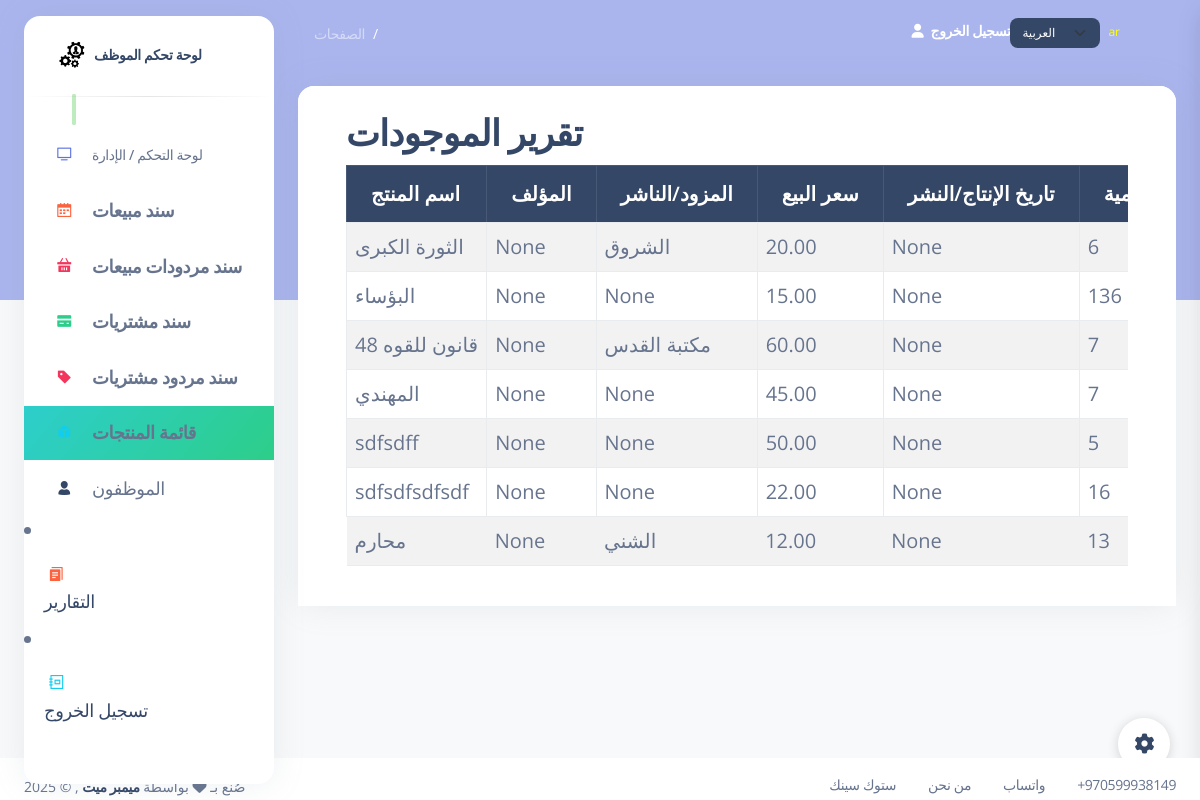
Before: /stock_products_report/ with the older database file.
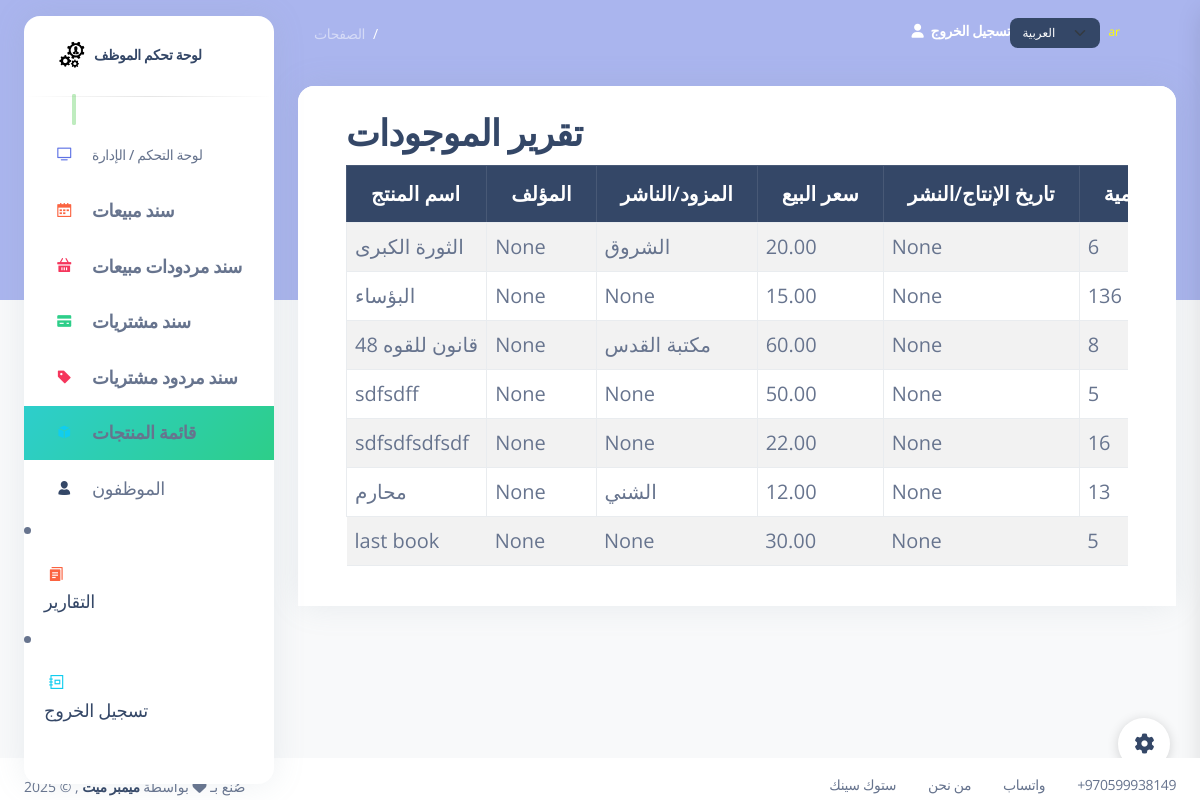
After: the same page with the newer database file.
### my_app/models.py (models this page shows, shortened)
class Product(models.Model):
    product_name = models.CharField(max_length=255)
    quantity = models.IntegerField(default=0)
    purchasing_price = models.DecimalField(max_digits=6, decimal_places=2)
    sale_price = models.DecimalField(max_digits=6, decimal_places=2, null=True, blank=True)
    category = models.CharField(max_length=100, blank=True, null=True)
    expiry_date = models.DateField(blank=True, null=True)
    isbn = models.CharField(max_length=32, unique=True)
    production_date = models.DateField(blank=True, null=True)
    author = models.CharField(max_length=255, blank=True, null=True)
    supplier = models.CharField(max_length=255, blank=True, null=True)#publisher
    employee = models.ForeignKey(Employee, related_name="products", on_delete=models.CASCADE, null=True, blank=True)
    created_at = models.DateTimeField(auto_now_add=True)
    updated_at = models.DateTimeField(auto_now=True)
    objects = ProductManager()

### my_app/views.py (the view)
# urls.py: path('stock_products_report/', views.stock_products_report, name='stock_products_report'),
def stock_products_report(request):
    products = models.Product.objects.filter(quantity__gt=0)
    context = {
        'products': products,
    }
    return render(request, 'stock_products_report.html', context)

### my_app/templates/stock_products_report.html (shortened to what this page needs)
{% extends 'layouts/base.html' %}
{% load i18n %}
{% block content %}
  <div class="card" id="printableTable">
    <div class="card-header">
        <div class="container">
            <h2>{% trans "Stock Products Report" %}</h2>
            <div class="table-responsive p-0">
            <table class="table table-striped table-bordered">
                <thead class="table-dark">
                    <tr>
                        <th>{% trans "Product Name" %}</th>
                        <th>{% trans "Author" %}</th>
                        <th>{% trans "Supplier/Publisher" %}</th>
                        <th>{% trans "Sale Price" %}</th>
                        <th>{% trans "Production Date" %}</th>
                        <th>{% trans "Quantity" %}</th>
                    </tr>
                </thead>
                <tbody>
                    {% for product in products %}
                    <tr>
                        <td>{{ product.product_name }}</td>
                        <td>{{ product.author }}</td>
                        <td>{{ product.supplier }}</td>
                        <td>{{ product.sale_price }}</td>
                        <td>{{ product.production_date }}</td>
                        <td>{{ product.quantity }}</td>
                    </tr>
                    {% endfor %}
                </tbody>
            </table>
        </div>
    </div>
  </div>
</div>
{% endblock %}

### my_app/templates/layouts/base.html (shortened to what this page needs)
<!DOCTYPE html>
<html lang="en">
{% load static %}
{% load i18n %}
<head>
        <link href="https://cdnjs.cloudflare.com/ajax/libs/font-awesome/6.5.1/css/all.min.css" rel="stylesheet" />
    <link href="{% static 'css/nucleo-icons.css'%}" rel="stylesheet" />
    <link href="{% static 'css/nucleo-svg.css'%}" rel="stylesheet" />
    <link href="https://cdnjs.cloudflare.com/ajax/libs/font-awesome/6.5.1/css/all.min.css" rel="stylesheet" />
    <link href="{% static 'css/nucleo-svg.css'%}" rel="stylesheet" />
    <link id="pagestyle" href="{% static 'css/argon-dashboard.css' %}" rel="stylesheet" />
    <nonscript><link rel="stylesheet" href="{% static 'css/argon-dashboard.css' %}"></nonscript>
    <link rel="stylesheet" href="{% static 'css/style.css' %}">
    </head>
    <body class="g-sidenav-show   bg-gray-100">
        {% include 'includes/aside.html' %}
        <main class="main-content position-relative border-radius-lg ">
            <nav class="navbar navbar-main navbar-expand-lg px-0 mx-4 shadow-none border-radius-xl " id="navbarBlur" data-scroll="false">
                <div class="container-fluid py-1 px-3">
                    <nav aria-label="breadcrumb">
                    <ol class="breadcrumb bg-transparent mb-0 pb-0 pt-1 px-0 me-sm-6 me-5">
                        <li class="breadcrumb-item text-sm"><a class="opacity-5 text-white" href="javascript:;">{% trans "Pages" %}</a></li>
                        <li class="breadcrumb-item text-sm text-white active" aria-current="page"> {% block page_name %}{% endblock %}</li>
                    </ol>
                    </nav>
                        {% include 'includes/navigation_main.html' %}
                </div>
            </nav>
            <div class="container-fluid py-4">
                {% block content %}{% endblock content %}
            </div>
        </main>
        {% include 'includes/fixed-plugin.html' %}
                {% include 'includes/footer.html' %}
</body>
</html>

### my_app/templates/includes/aside.html (shortened to what this page needs)
{% load static %}
{% load i18n %}
<aside class="sidenav bg-white navbar navbar-vertical navbar-expand-xs border-0 border-radius-xl my-3 fixed-start ms-4 " id="sidenav-main">
    <div class="sidenav-header">
        <a class="navbar-brand m-0" target="_blank">
        <img src="{% static 'img/logo.PNG' %}" class="navbar-brand-img h-100" alt="main_logo">
    <span class="ms-1 font-weight-bold">{% trans "Employee Dashboard" %}</span>
        </a>
        <hr class="horizontal dark mt-0">
    </div>
            <span class="nav-link-text ms-5">
                <b class="message_success" >{{employee.first_name}} {{employee.last_name}}</b>
            </span>
                <div id="sidenav-scrollbar">
        <ul class="navbar-nav">
        <li class="nav-item {% if request.path == '/index'   %} bg-gradient-success {% endif %}">
            <a class="nav-link " href="/index">
            <div class="icon icon-shape icon-sm border-radius-md text-center me-2 d-flex align-items-center justify-content-center">
                <i class="ni ni-tv-2 text-primary text-sm opacity-10"></i>
            </div>
            <span class="nav-link-text ms-1">{% trans "Dashboard / Manage" %}</span>
            </a>
        </li>
        <li class="nav-item {% if request.path == '/sales' or 'view_sale_order' in request.path %} bg-gradient-success {% endif %}">
            <a class="nav-link " href="/sales">
            <div class="icon icon-shape icon-sm border-radius-md text-center me-2 d-flex align-items-center justify-content-center">
                <i class="ni ni-calendar-grid-58 text-warning text-sm opacity-10"></i>
            </div>
            <span class="nav-link-text ms-1" style="font-size:18px !important;"> <strong>{% trans "Sales Orders" %}</strong></span>
            </a>
        </li>
                <li class="nav-item {% if request.path == '/return_sales' or 'view_return_sale' in request.path  %} bg-gradient-success {% endif %}">
            <a class="nav-link " href="/return_sales">
            <div class="icon icon-shape icon-sm border-radius-md text-center me-2 d-flex align-items-center justify-content-center">
                <i class="ni ni-basket text-danger text-sm opacity-10"></i>
            </div>
            <span class="nav-link-text ms-1" style="font-size:18px !important;"><strong>{% trans "Return Sales" %}</strong></span>
            </a>
        </li>
        <li class="nav-item {% if request.path == '/purchases' or 'view_purchase_invoice' in request.path  %} bg-gradient-success {% endif %}">
            <a class="nav-link " href="/purchases">
            <div class="icon icon-shape icon-sm border-radius-md text-center me-2 d-flex align-items-center justify-content-center">
                <i class="ni ni-credit-card text-success text-sm opacity-10"></i>
            </div>
            <span class="nav-link-text ms-1" style="font-size:18px !important;"><strong>{% trans "Purchase Invoices" %}</strong></span>
            </a>
        </li>
        <li class="nav-item {% if request.path == '/return_purchases' or 'view_return_invoice' in request.path  %} bg-gradient-success {% endif %}">
            <a class="nav-link " href="/return_purchases">
            <div class="icon icon-shape icon-sm border-radius-md text-center me-2 d-flex align-items-center justify-content-center">
                <i class="ni ni-tag text-danger text-sm opacity-10"></i>
            </div>
            <span class="nav-link-text ms-1" style="font-size:18px !important;"><strong>{% trans "Return Purchases" %}</strong></span>
            </a>
        </li>
        <li class="nav-item {% if request.path == '/products/' or 'products' in request.path %} bg-gradient-success {% endif %}">
            <a class="nav-link " href="/products">
            <div class="icon icon-shape icon-sm border-radius-md text-center me-2 d-flex align-items-center justify-content-center">
                <i class="ni ni-app text-info text-sm opacity-10"></i>
            </div>
            <span class="nav-link-text ms-1" style="font-size:18px !important;"> <strong>{% trans "Product List" %}</strong></span>
            </a>
        </li>
        <li class="nav-item {% if request.path == '/employees'   %} bg-gradient-success {% endif %}">
            <a class="nav-link " href="/employees">
            <div class="icon icon-shape icon-sm border-radius-md text-center me-2 d-flex align-items-center justify-content-center">
                <i class="ni ni-single-02 text-dark text-sm opacity-10"></i>
            </div>
            <span class="nav-link-text ms-1" style="font-size:18px !important;">{% trans "Employees" %}</span>
            </a>
        </li>
            </ul>
            </div>
        <li class="nav-item {% if request.path == '/employee_reports'   %} bg-gradient-success {% endif %}">
            <a class="nav-link " href="/employee_reports">
            <div class="icon icon-shape icon-sm border-radius-md text-center me-2 d-flex align-items-center justify-content-center">
                <i class="ni ni-single-copy-04 text-warning text-sm opacity-10"></i>
            </div>
            <span class="nav-link-text ms-1" style="font-size:18px !important;">{% trans "Reports" %}</span>
            </a>
        </li>
        <li class="nav-item">
            <a class="nav-link " href="/emp_logout">
            <div class="icon icon-shape icon-sm border-radius-md text-center me-2 d-flex align-items-center justify-content-center">
                <i class="ni ni-collection text-info text-sm opacity-10"></i>
            </div>
            <span class="nav-link-text ms-1" style="font-size:18px !important;">{% trans "Logout" %}</span>
            </a>
        </li>
</aside>

### my_app/templates/includes/navigation_main.html (shortened to what this page needs)
{% load i18n %}
{% get_current_language as LANGUAGE_CODE %}
        <div class="collapse navbar-collapse mt-sm-0 mt-2 me-md-0 me-sm-4" id="navbar">
            <ul class="navbar-nav  justify-content-end">
            <li class="nav-item d-flex align-items-center">
                <a href="/emp_logout" class="nav-link text-white font-weight-bold px-0">
                <i class="fa fa-user me-sm-1"></i>
                    <span class="d-sm-inline d-none">{% trans "Logout" %}</span>
                </a>
            </li>
            <li class="nav-item d-flex align-items-center">
                <form action="{% url 'set_language' %}" method="post" style="margin-bottom:0;">
                        <select name="language" class="form-select form-select-sm bg-dark text-white border-0" style="width:auto;display:inline-block;min-width:90px;" onchange="this.form.submit(); setTimeout(function(){ location.reload(); }, 300);">
                            <option value="ar" {% if LANGUAGE_CODE|slice:":2" == "ar" %}selected{% endif %}>{% trans "العربية" %}</option>
                        </select>
                    </form>
                    <span style="color:yellow; font-size:12px; margin-left:8px;">{{ LANGUAGE_CODE }}</span>
            </li>
            <li class="nav-item px-3 d-flex align-items-center">
            </li>
            <li class="nav-item dropdown pe-2 d-flex align-items-center">
                </ul>
        </div>

### my_app/templates/includes/fixed-plugin.html (shortened to what this page needs)
{% load i18n %}
<div class="fixed-plugin">
<a class="fixed-plugin-button text-dark position-fixed px-3 py-2">
    <i class="fa fa-cog py-2"> </i>
</a>
</div>

### my_app/templates/includes/scripts.html (shortened to what this page needs)
{% load static %}
{% load i18n %}

### my_app/templates/includes/footer.html (shortened to what this page needs)
{% load i18n %}
<footer class="footer pt-3 bg-white fixed-bottom">
<div class="container-fluid">
    <div class="row align-items-center justify-content-lg-between">
    <div class="col-lg-6 mb-lg-0 mb-4">
        <div class="copyright text-center text-sm text-muted text-lg-start ">
            <span id="year"></span>
        © ,
    {% trans "made with" %} <i class="fa fa-heart"></i> {% trans "by" %}
    <a href="http://www.membrmate.com" class="font-weight-bold" target="_blank">{% trans "Member Mate" %}</a>
        </div>
    </div>
    <div class="col-lg-6">
        <ul class="nav nav-footer justify-content-center justify-content-lg-end">
        <li class="nav-item">
            <a class="nav-link text-muted" target="_blank">{% trans "StockSync" %}</a>
        </li>
        <li class="nav-item">
            <a href="/about_us" class="nav-link text-muted" target="_blank">{% trans "About Us" %}</a>
        </li>
        <li class="nav-item">
            <a class="nav-link text-muted" target="_blank">{% trans "WhatsApp" %}</a>
        </li>
        <li class="nav-item">
            <a class="nav-link pe-0 text-muted" target="_blank"> +970599938149</a>
        </li>
        </ul>
    </div>
    </div>
</div>
</footer>

### static/css/nucleo-svg.css (style rules this page uses)
.icon { display: inline-block; color: #111111; height: 1em; width: 1em; }
.icon-sm { height: 0.8em; width: 0.8em; }
.icon { fill: currentColor; stroke: none; }

### static/css/style.css (style rules this page uses)
.message_success { width: min-content; background-color: rgb(191, 236, 191); color: rgb(8, 24, 8); border: 2px solid rgb(191, 236, 191); border-radius: 5px; }

Changed rows visible on the page:
no longer on this page (row edited): Product: product_name "المهندي", author "None", supplier "None", sale_price "45.00", production_date "None", quantity "7"
changed Product "48 قانون للقوه": quantity "7" → "8"
added Product: product_name "last book", author "None", supplier "None", sale_price "30.00", production_date "None", quantity "5"
